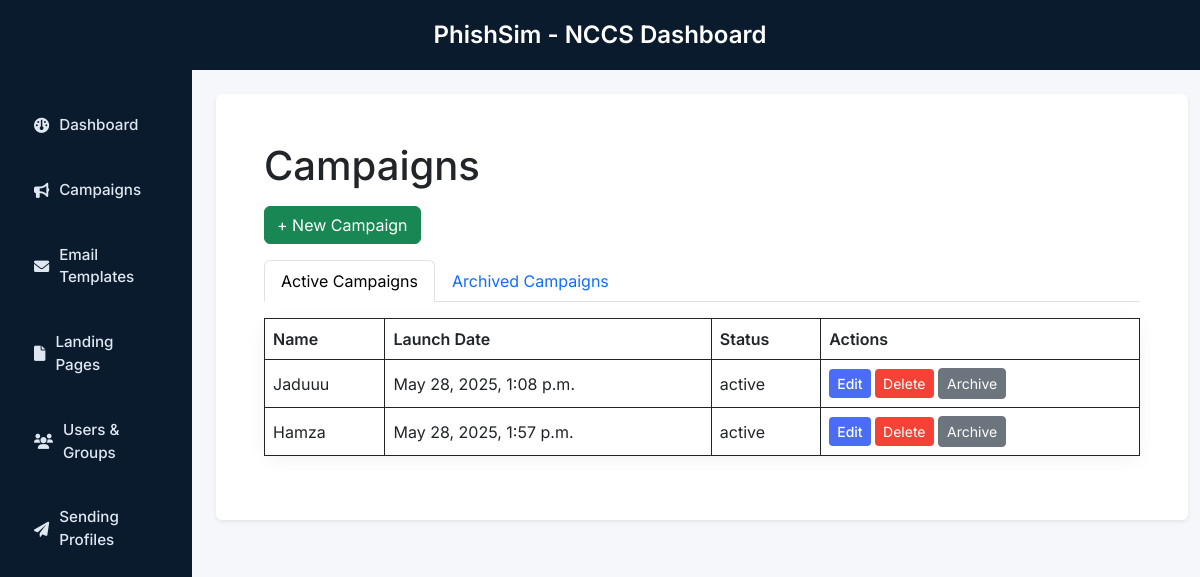
/campaigns/ (signed in), run on the app's committed database.
### core/models.py (models this page shows, shortened)
class Campaign(models.Model):
    STATUS_CHOICES = [
        ('draft', 'Draft'),
        ('active', 'Active'),
        ('archived', 'Archived'),
    ]
    user = models.ForeignKey(User, on_delete=models.CASCADE)
    name = models.CharField(max_length=100, blank=True, null=True)
    email_template = models.ForeignKey('EmailTemplate', on_delete=models.SET_NULL, null=True, blank=True)
    landing_page = models.ForeignKey('LandingPage', on_delete=models.SET_NULL, null=True, blank=True)
    url = models.URLField(blank=True, null=True)
    launch_date = models.DateTimeField(blank=True, null=True)
    send_emails_by = models.DateTimeField(blank=True, null=True)
    sending_profile = models.ForeignKey('SendingProfile', on_delete=models.SET_NULL, null=True, blank=True)
    groups = models.ManyToManyField('Group', blank=True)
    status = models.CharField(max_length=20, choices=STATUS_CHOICES, default='draft')
    fake_landing_page_url = models.CharField(max_length=255, blank=True, null=True)  # Store the fake URL

### core/views.py (the view)
# urls.py: path('campaigns/', views.campaign_list, name='campaign_list'),
def campaign_list(request):
    today = timezone.now()
    active_campaigns = Campaign.objects.filter(user=request.user)
    archived_campaigns = Campaign.objects.filter(status='archived')
    email_templates = EmailTemplate.objects.filter(user=request.user)
    landing_pages = LandingPage.objects.filter(user=request.user)
    sending_profiles = SendingProfile.objects.filter(user=request.user)
    groups = Group.objects.filter(user=request.user)
    if request.method == 'POST':
        form = CampaignForm(request.POST)
        if form.is_valid():
            campaign = form.save(commit=False)
            campaign.user = request.user  # Assign the logged-in user to the campaign
            if campaign.launch_date and campaign.launch_date <= today:
                campaign.status = 'active'
            else:
                campaign.status = 'draft'  # Set status as 'active' even if launch_date is in the future
            campaign.save()  # Save the campaign to the database
            form.save_m2m()
            campaign.send_emails()  # This will send the emails to the selected groups
            print(f"Campaign saved and emails sent for: {campaign.name}")
            return redirect('campaign_list')
        else:
            print("Form Errors:", form.errors)
    else:
        form = CampaignForm()
    return render(request, 'core/campaign_list.html', {
        'active_campaigns': active_campaigns,
        'archived_campaigns': archived_campaigns,
        'email_templates': email_templates,
        'landing_pages': landing_pages,
        'sending_profiles': sending_profiles,
        'groups': groups,
        'form': form,  # Pass the form to the template so it's available for modal submission
    })

### core/templates/core/campaign_list.html (shortened to what this page needs)
{% extends "core/base.html" %}
{% block content %}
<div class="container-fluid p-4">
    <h1 class="mb-3">Campaigns</h1>
    <button class="btn btn-success mb-3" data-bs-toggle="modal" data-bs-target="#newCampaignModal">+ New Campaign</button>
    <ul class="nav nav-tabs">
        <li class="nav-item">
            <a class="nav-link active" data-bs-toggle="tab" href="#active">Active Campaigns</a>
        </li>
        <li class="nav-item">
            <a class="nav-link" data-bs-toggle="tab" href="#archived">Archived Campaigns</a>
        </li>
    </ul>
    <div class="tab-content mt-3">
        <div id="active" class="tab-pane fade show active">
            <table class="table table-bordered">
             <thead>
                <tr>
                    <th>Name</th>
                    <th>Launch Date</th>
                    <th>Status</th>
                    <th>Actions</th>
                </tr>
            </thead>
            <tbody>
                {% for campaign in active_campaigns %}
                <tr>
                    <td>{{ campaign.name }}</td>
                    <td>{{ campaign.launch_date }}</td>
                    <td>{{ campaign.status }}</td>
                    <td>
                        <a href="{% url 'edit_campaign' campaign.id %}" class="btn btn-sm btn-primary">Edit</a>
                        <a href="{% url 'delete_campaign' campaign.id %}" class="btn btn-sm btn-danger">Delete</a>
                        <a href="{% url 'archive_campaign' campaign.id %}" class="btn btn-sm btn-secondary">Archive</a>
                    </td>
                </tr>
                {% endfor %}
            </tbody>
         </table>
        </div>
    </div>
{% endblock %}

### static/core/style.css (style rules this page uses)
body { font-family: 'Inter', sans-serif; background-color: #f4f6f8; margin: 0; }
.card, .table, .modal-content { border-radius: 12px; box-shadow: 0 4px 20px rgba(0, 0, 0, 0.05); border: none; }
.table th { font-weight: 600; }
.table td, .table th { vertical-align: middle; }
.btn-primary { background-color: #4a6cf7; border: none; font-weight: 500; }
.btn-danger { background-color: #f44336; border: none; }

### data on the page
Campaign: name "Jaduuu", launch_date "May 28, 2025, 1:08 p.m.", status "active"
Campaign: name "Hamza", launch_date "May 28, 2025, 1:57 p.m.", status "active"
